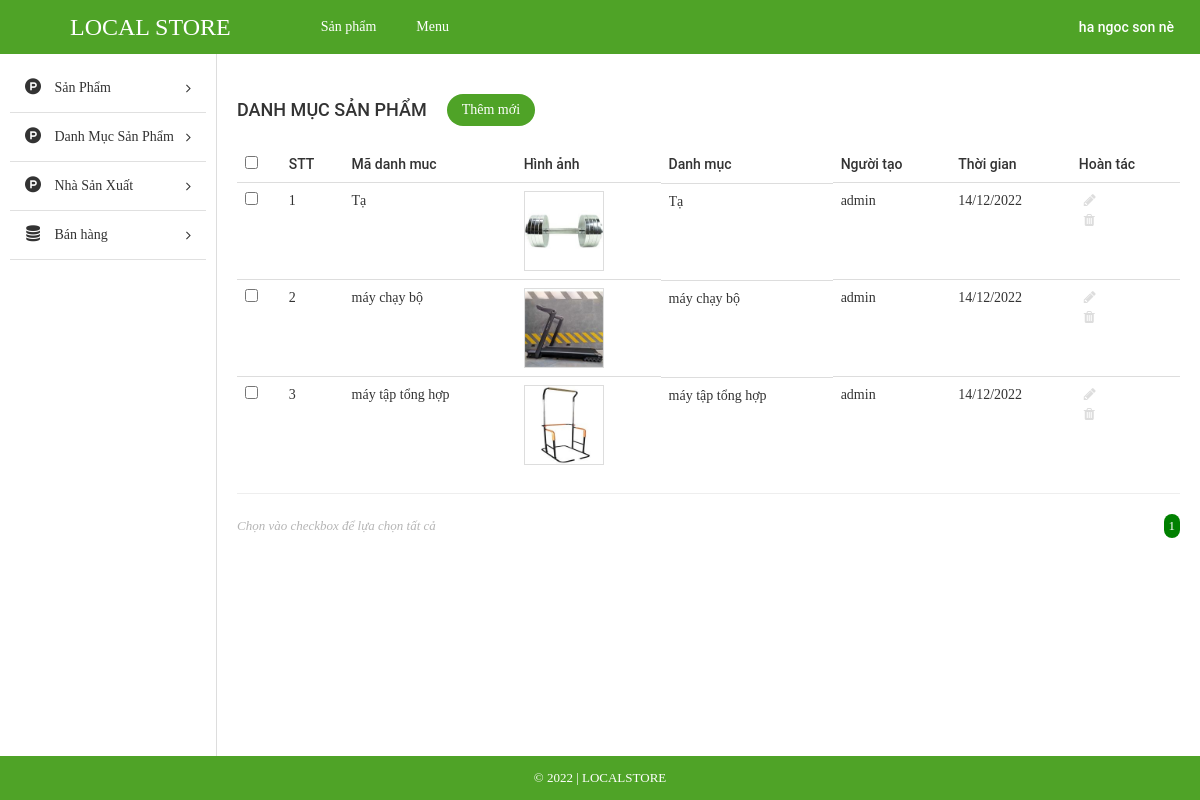
Page /admin/index.php?modules=categorys&controllers=index&action=list (signed in) on the committed database.
### tables this page shows
CREATE TABLE `tbl_category` (
  `id` int(11) NOT NULL,
  `name` varchar(255) NOT NULL,
  `code` varchar(255) NOT NULL,
  `image` varchar(255) NOT NULL,
  `description` text NOT NULL,
  `create_date` varchar(255) NOT NULL,
  `user` varchar(255) NOT NULL
);

### admin/libraries/database.php (called while the page is built, shortened)
<?php
function db_query($query_string) {
    global $conn;
    $result = mysqli_query($conn, $query_string);
    return $result;
}
function db_fetch_array($query_string) {
    $result = array();
    $mysqli_result = db_query($query_string);
    while ($row = mysqli_fetch_assoc($mysqli_result)) {
        $result[] = $row;
    }
    return $result;
}

### admin/modules/categorys/models/indexModel.php (called while the page is built, shortened)
<?php
function getAll() {
	return db_fetch_array("SELECT * FROM `tbl_category`");
}

### admin/modules/categorys/controllers/indexController.php (called while the page is built, shortened)
<?php
function listAction() {
	$data_tmp = getAll();
	if(!empty($_GET['page'])){
		$page = $_GET['page'];
	}else{
		$page =1;
	}
	$numProduct = count($data_tmp);
	$productOnPage = 5;
	$num = ceil($numProduct/$productOnPage);
	$start = ($page - 1) * $productOnPage;
	$res =[];
	for ($i=$start; $i < $start+$productOnPage; $i++) {
		if(isset($data_tmp[$i]))
        $res[] = $data_tmp[$i];
	};
	$data = [$res, $num, $page];
	load_view('list',$data);
}

### admin/core/router.php (called while the page is built, shortened)
<?php
$action_name = get_action().'Action';
call_function(array('construct', $action_name));

### admin/core/appload.php (called while the page is built, shortened)
<?php
require CONFIGPATH . DIRECTORY_SEPARATOR . 'database.php';
require LIBPATH . DIRECTORY_SEPARATOR . 'database.php';
require COREPATH . DIRECTORY_SEPARATOR . 'base.php';
require COREPATH . DIRECTORY_SEPARATOR . 'router.php';

### admin/index.php (called while the page is built, shortened)
<?php
require COREPATH.DIRECTORY_SEPARATOR.'appload.php';

### admin/modules/categorys/views/listView.php (the view, shortened to what this page needs)
<div id="main-content-wp" class="list-product-page">
    <div class="wrap clearfix">
        <div id="content" class="fl-right">
            <div class="section" id="title-page">
                <div class="clearfix">
                    <h3 id="index" class="fl-left">Danh Mục Sản Phẩm</h3>
                    <a href="?modules=categorys&controllers=index&action=add" title="" id="add-new" class="fl-left">Thêm mới</a>
                </div>
            </div>
            <div class="section" id="detail-page">
                <div class="section-detail">
                    <div class="table-responsive">
                        <table class="table list-table-wp">
                            <thead>
                                <tr>
                                    <td><input type="checkbox" name="checkAll" id="checkAll"></td>
                                    <td><span class="thead-text">STT</span></td>
                                    <td><span class="thead-text">Mã danh muc</span></td>
                                    <td><span class="thead-text">Hình ảnh</span></td>
                                    <td><span class="thead-text">Danh mục</span></td>
                                    <td><span class="thead-text">Người tạo</span></td>
                                    <td><span class="thead-text">Thời gian</span></td>
                                    <td><span class="thead-text">Hoàn tác</span></td>
                                </tr>
                            </thead>
                            <tbody>
                                <?php $i=0; if(!empty($data['0'])) foreach ($data['0'] as $key => $value) { $i++;?>
                                <tr>
                                    <td><input type="checkbox" name="checkItem" class="checkItem"></td>
                                    <td><span class="tbody-text"><?php echo $i; ?></h3></span>
                                    <td><span class="tbody-text"><?php echo $value['code']; ?></h3></span>
                                    <td>
                                        <div class="tbody-thumb">
                                            <img src="<?php echo $value['image']; ?>" alt="">
                                        </div>
                                    </td>
                                    <td class="clearfix">
                                        <div class="tb-title fl-left">
                                            <h3><?php echo $value['name']; ?></h3>
                                        </div>
                                    </td>
                                    <td><span class="tbody-text"><?php echo $value['user']; ?></span></td>
                                    <td><span class="tbody-text"><?php echo $value['create_date']; ?></span></td>
                                    <td>
                                        <ul class="list-operation ">
                                            <li><a href="?modules=categorys&contollers=index&action=edit&id=<?php echo $value['id']; ?>" title="Sửa" class="edit"><i class="fa fa-pencil" aria-hidden="true"></i></a></li>
                                            <li><a href="?modules=categorys&contollers=index&action=delete&id=<?php echo $value['id']; ?>" title="Xóa" class="delete"><i class="fa fa-trash" aria-hidden="true"></i></a></li>
                                        </ul>
                                    </td>
                                </tr>
                                <?php }; ?>
                            </tbody>
                        </table>
                        <hr>
                    </div>
                </div>
            </div>
            <div class="section" id="paging-wp">
                <div class="section-detail clearfix">
                    <p id="desc" class="fl-left">Chọn vào checkbox để lựa chọn tất cả</p>
                    <ul id="list-paging" class="fl-right">
                        <?php for ($i=1; $i <= $data['1'] ; $i++) { ?>
                        <li>
                            <a <?php if($i == $data['2']) echo 'style="background-color: green;color:white; border-radius:300px;"';  ?>  href="?modules=categorys&controllers=index&action=list&page=<?php echo $i; ?>" title=""><?php echo $i; ?></a>
                        </li>
                        <?php }; ?>
                    </ul>
                </div>
            </div>
        </div>
    </div>
</div>

### admin/core/base.php (shortened to what this page needs)
<?php
function get_module() {
    global $config;
    $module = isset($_GET['modules']) ? $_GET['modules'] : $config['default_module'];
    return $module;
}
function call_function($list_function = array()) {
    if (is_array($list_function)) {
        foreach ($list_function as $f) {
            if (function_exists($f())) {
                $f();
            }
        }
    }
}
function load_view($name, $data_send = array()) {
    $data = $data_send;
    $path = MODULESPATH . DIRECTORY_SEPARATOR . get_module() . DIRECTORY_SEPARATOR . 'views' . DIRECTORY_SEPARATOR . $name . 'View.php';
    if (file_exists($path)) {
        require $path;
    } else {
        echo "Không tìm thấy {$path}";
    }
}
function get_header($name = '') {
    global $data;
    if (empty($name)) {
        $name = 'header';
    } else {
        $name = "header-{$name}";
    }
    $path = LAYOUTPATH . DIRECTORY_SEPARATOR . $name . '.php';
    if (file_exists($path)) {
        if (is_array($data)) {
            foreach ($data as $key => $a) {
                $$key = $a;
            }
        }
        require $path;
    } else {
        echo "Không tìm thấy {$path}";
    }
}
function get_footer($name = '') {
    global $data;
    if (empty($name)) {
        $name = 'footer';
    } else {
        $name = "footer-{$name}";
    }
    $path = LAYOUTPATH . DIRECTORY_SEPARATOR . $name . '.php';
    if (file_exists($path)) {
        if (is_array($data)) {
            foreach ($data as $key => $a) {
                $$key = $a;
            }
        }
        require $path;
    } else {
        echo "Không tìm thấy {$path}";
    }
}
function get_sidebar($name = '') {
    global $data;
    if (empty($name)) {
        $name = 'sidebar';
    } else {
        $name = "sidebar-{$name}";
    }
    $path = LAYOUTPATH . DIRECTORY_SEPARATOR . $name . '.php';
    if (file_exists($path)) {
        if (is_array($data)) {
            foreach ($data as $key => $a) {
                $$key = $a;
            }
        }
        require $path;
    } else {
        echo "Không tìm thấy {$path}";
    }
}
?>

### admin/public/css/import/global.css (style rules this page uses)
body { font-family: "Roboto Regular"; font-size: 14px; line-height: 24px; color: #333; }
.fl-left { float: left; }
.fl-right { float: right; }
img { max-width: 100%; height: auto; display: block; }
ul li { list-style: none!important; }
a { text-decoration: none!important; }

### admin/public/css/import/list_post.css (style rules this page uses)
#content { width: 82%; border-left: 1px solid #ddd; padding: 20px; }
#add-new { display: inline-block; color: #fff; background: #4fa327; padding: 4px 15px; margin: 20px; border-radius: 20px; }
#index { font-family: 'Roboto Medium'; font-weight: normal; text-transform: uppercase; font-size: 18px; padding: 24px 0px; }
.list-table-wp thead tr td { font-family: 'Roboto Medium'; font-weight: normal; }
.list-operation li { float: left; }
.list-operation li a { display: block; padding: 0px 5px; color: #ddd; }
.tb-title { width: 75%; display: -webkit-box; -webkit-line-clamp: 1; -moz-line-clamp: 1; -o-line-clamp: 1; -webkit-box-orient: vertical; -moz-box-orient: vertical; -o-box-orient: vertical; max-height: 100%; overflow: hidden; }
.list-operation { width: 25%; }
#paging-wp #desc { font-size: 13px; color: #b5b5b5; font-style: italic; }
#list-paging li { float: left; }
#list-paging li a { display: inline-block; color: #555; font-size: 13px; padding: 0px 5px; }

### admin/public/css/import/list_product.css (style rules this page uses)
.tbody-thumb { width: 80px; height: 80px; overflow: hidden; }
.tbody-thumb img { border: 1px solid #ddd; }

### admin/public/css/import/detail_order.css (style rules this page uses)
.table { margin-bottom: 0!important; }

### rows in the picture
tbl_category: code "Tạ", image (picture), name "Tạ", user "admin", create_date "14/12/2022"
tbl_category: code "máy chạy bộ", image (picture), name "máy chạy bộ", user "admin", create_date "14/12/2022"
tbl_category: code "máy tập tổng hợp", image (picture), name "máy tập tổng hợp", user "admin", create_date "14/12/2022"
